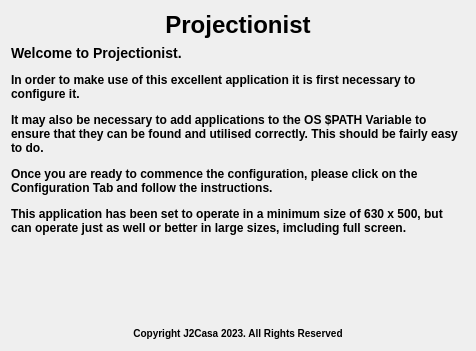
<?xml version="1.0" encoding="UTF-8"?>
<ui version="4.0">
 <class>Tab1Setup</class>
 <widget class="QWidget" name="Tab1Setup">
  <property name="geometry">
   <rect>
    <x>0</x>
    <y>0</y>
    <width>476</width>
    <height>351</height>
   </rect>
  </property>
  <property name="sizePolicy">
   <sizepolicy hsizetype="Preferred" vsizetype="Preferred">
    <horstretch>0</horstretch>
    <verstretch>1</verstretch>
   </sizepolicy>
  </property>
  <property name="windowTitle">
   <string>Tab</string>
  </property>
  <property name="toolTip">
   <string>Tab Tool Tip</string>
  </property>
  <property name="statusTip">
   <string>Tab Status Tip</string>
  </property>
  <property name="whatsThis">
   <string>Tab Whats This</string>
  </property>
  <layout class="QGridLayout" name="gridLayout">
   <item row="1" column="1">
    <layout class="QGridLayout" name="gridLayoutInfoTab">
     <item row="0" column="0">
      <widget class="QLabel" name="labelInfoTitle">
       <property name="text">
        <string>&lt;html&gt;&lt;head/&gt;&lt;body&gt;&lt;h1 style=&quot; margin-top:18px; margin-bottom:12px; margin-left:0px; margin-right:0px; -qt-block-indent:0; text-indent:0px;&quot;&gt;&lt;span style=&quot; font-size:xx-large; font-weight:700;&quot;&gt;Projectionist&lt;/span&gt;&lt;/h1&gt;&lt;/body&gt;&lt;/html&gt;</string>
       </property>
       <property name="alignment">
        <set>Qt::AlignCenter</set>
       </property>
      </widget>
     </item>
     <item row="1" column="0">
      <widget class="QLabel" name="labelInfoDetails">
       <property name="sizePolicy">
        <sizepolicy hsizetype="Preferred" vsizetype="Preferred">
         <horstretch>0</horstretch>
         <verstretch>98</verstretch>
        </sizepolicy>
       </property>
       <property name="statusTip">
        <string>Welcome Tab</string>
       </property>
       <property name="text">
        <string>&lt;html&gt;&lt;head/&gt;&lt;body&gt;&lt;h3 style=&quot; margin-top:14px; margin-bottom:12px; margin-left:0px; margin-right:0px; -qt-block-indent:0; text-indent:0px;&quot;&gt;&lt;span style=&quot; font-size:large; font-weight:700;&quot;&gt;Welcome to Projectionist.&lt;/span&gt;&lt;/h3&gt;&lt;h4 style=&quot; margin-top:12px; margin-bottom:12px; margin-left:0px; margin-right:0px; -qt-block-indent:0; text-indent:0px;&quot;&gt;&lt;span style=&quot; font-size:medium; font-weight:700;&quot;&gt;In order to make use of this excellent application it is first necessary to configure it.&lt;/span&gt;&lt;/h4&gt;&lt;h4 style=&quot; margin-top:12px; margin-bottom:12px; margin-left:0px; margin-right:0px; -qt-block-indent:0; text-indent:0px;&quot;&gt;&lt;span style=&quot; font-size:medium; font-weight:700;&quot;&gt;It may also be necessary to add applications to the OS $PATH Variable to ensure that they can be found and utilised correctly. This should be fairly easy to do.&lt;/span&gt;&lt;/h4&gt;&lt;h4 style=&quot; margin-top:12px; margin-bottom:12px; margin-left:0px; margin-right:0px; -qt-block-indent:0; text-indent:0px;&quot;&gt;&lt;span style=&quot; font-size:medium; font-weight:700;&quot;&gt;Once you are ready to commence the configuration, please click on the Configuration Tab and follow the instructions.&lt;/span&gt;&lt;/h4&gt;&lt;h4 style=&quot; margin-top:12px; margin-bottom:12px; margin-left:0px; margin-right:0px; -qt-block-indent:0; text-indent:0px;&quot;&gt;&lt;span style=&quot; font-size:medium; font-weight:700;&quot;&gt;This application has been set to operate in a minimum size of 630 x 500, but can operate just as well or better in large sizes, imcluding full screen.&lt;/span&gt;&lt;/h4&gt;&lt;p&gt;&lt;br/&gt;&lt;/p&gt;&lt;/body&gt;&lt;/html&gt;</string>
       </property>
       <property name="alignment">
        <set>Qt::AlignLeading|Qt::AlignLeft|Qt::AlignTop</set>
       </property>
       <property name="wordWrap">
        <bool>true</bool>
       </property>
       <property name="margin">
        <number>5</number>
       </property>
       <property name="indent">
        <number>-4</number>
       </property>
      </widget>
     </item>
     <item row="2" column="0">
      <widget class="QLabel" name="labelInfoCopyright">
       <property name="text">
        <string>&lt;html&gt;&lt;head/&gt;&lt;body&gt;&lt;p align=&quot;center&quot;&gt;&lt;span style=&quot; font-size:small; font-weight:700;&quot;&gt;Copyright J2Casa 2023. All Rights Reserved&lt;/span&gt;&lt;/p&gt;&lt;/body&gt;&lt;/html&gt;</string>
       </property>
      </widget>
     </item>
    </layout>
   </item>
  </layout>
 </widget>
 <resources/>
 <connections/>
</ui>
